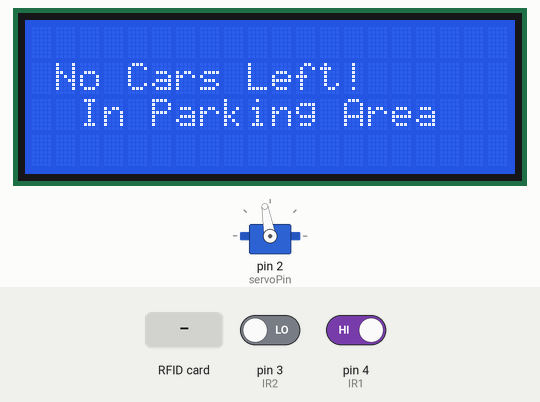
Recording of a sketch running on a simulated Arduino Uno, built with avr-gcc and run on an emulated ATmega328P. Shown: 20×4 character LCD, servo. Inputs (shaded band) come from the test bench; at power-on: pin 4 (IR1) HIGH, pin 3 (IR2) LOW.

Above: at 4.3 s.
4.4 s: pin 4 (IR1) driven LOW
At 7.6 s:
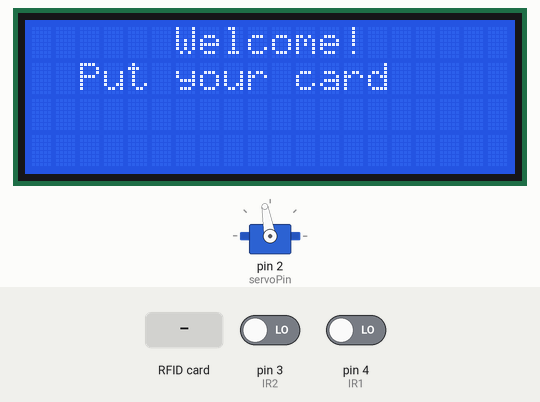
8.7 s: RFID card ED A6 2E 03 held to the reader
At 11.4 s:
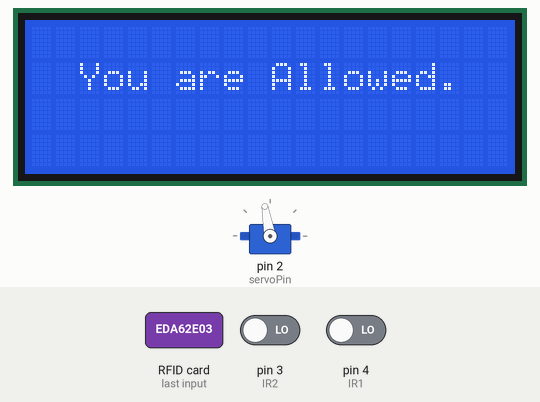
16.5 s: pin 3 (IR2) driven HIGH
At 20.3 s:
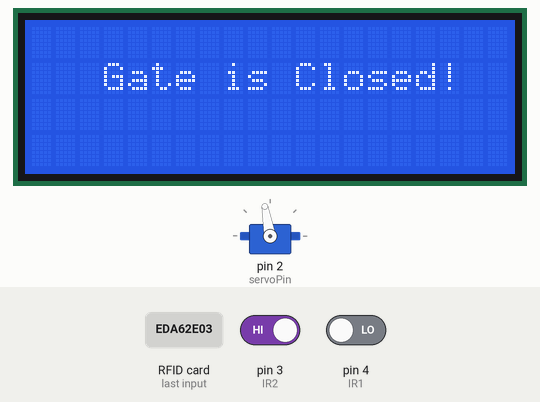
23.1 s: RFID card 5E 7A 19 C4 held to the reader
At 25.6 s:
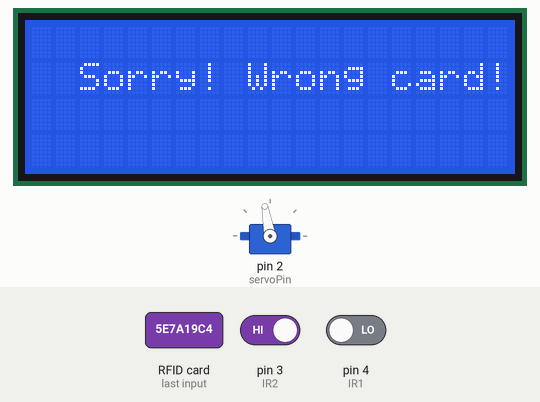
Timing chart, 0 to 27.1 s (numbered marks = the images above; inputs shaded):
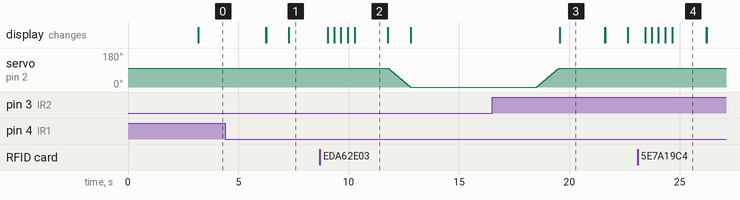

The sketch:

RFID_Car_Parking_System_Main_Code.ino
```cpp
#include <Wire.h> //final
#include <LiquidCrystal_I2C.h>
#include <Servo.h>
#include <SPI.h>
#include <MFRC522.h>

#define SS_PIN 10
#define RST_PIN 9
#define servoPin 2

String UID = "ED A6 2E 03"; // Enter your card or keychain ID

MFRC522 rfid(SS_PIN, RST_PIN);

Servo myservo;

LiquidCrystal_I2C lcd(0x27, 20, 4);

int IR1 = 4; // Entry sensor
int IR2 = 3; // Exit sensor

int Slot = 5; // Total number of parking Slots
const int MaxSlots = 5; // Maximum number of slots

bool carEntering = false; // Track if a car is entering
bool carExiting = false; // Track if a car is exiting

void setup() {
  Serial.begin(9600);
  lcd.init(); // Initialize the LCD
  lcd.backlight(); // Open the backlight
  pinMode(IR1, INPUT);
  pinMode(IR2, INPUT);
  myservo.attach(servoPin);
  myservo.write(100); // Close the gate initially
  lcd.setCursor(0, 1);
  lcd.print("     WELCOME TO    ");
  lcd.setCursor(0, 2);
  lcd.print("   PARKING SYSTEM  ");
  delay(3000);
  lcd.clear();

  SPI.begin();
  rfid.PCD_Init();
}

void loop() {
  // Check if a car is entering (IR1 -> IR2)
  if (digitalRead(IR1) == LOW && !carEntering && !carExiting) {
    carEntering = true;
    lcd.clear();
    lcd.setCursor(0, 1);
    lcd.print("   Car Detected!   ");
    delay(1000);

    if (Slot > 0) {
      int pass = rfunc(); // Scan RFID card
      if (pass == 1) {
        smoothOpenGate(); // Open the gate smoothly
        Slot--; // Decrement available slots
        lcd.clear();
        lcd.setCursor(0, 1);
        lcd.print("   Gate Is Opened!   ");
        delay(2000);

        // Wait for the car to pass through IR2
        while (digitalRead(IR2) == HIGH) {
          delay(100);
        }

        // Wait for the car to completely leave IR2
        while (digitalRead(IR2) == LOW) {
          delay(100);
        }

        delay(2000); // Wait 2 seconds before closing the gate
        smoothCloseGate(); // Close the gate smoothly
        lcd.clear();
        lcd.setCursor(0, 1);
        lcd.print("   Gate is Closed!   ");
        delay(2000);
      }
    } else {
      lcd.clear();
      lcd.setCursor(0, 1);
      lcd.print("    SORRY :(    ");
      lcd.setCursor(0, 2);
      lcd.print("  Parking is Full  ");
      delay(3000);
      lcd.clear();
    }
    carEntering = false;
  }

  // Check if a car is exiting (IR2 -> IR1)
  if (digitalRead(IR2) == LOW && !carExiting && !carEntering) {
    if (Slot == MaxSlots) {
      // If all slots are available, show "No Cars Left!" message
      lcd.clear();
      lcd.setCursor(0, 1);
      lcd.print(" No Cars Left! ");
      lcd.setCursor(0, 2);
      lcd.print("  In Parking Area  ");
      delay(3000);
      lcd.clear();
    } else {
      carExiting = true;
      smoothOpenGate(); // Open the gate smoothly
      if (Slot < MaxSlots) {
        Slot++; // Increment available slots
      }
      lcd.clear();
      lcd.setCursor(0, 1);
      lcd.print("   Car Is Exiting...   ");
      delay(2000);

      // Wait for the car to pass through IR1
      while (digitalRead(IR1) == HIGH) {
        delay(100);
      }

      // Wait for the car to completely leave IR1
      while (digitalRead(IR1) == LOW) {
        delay(100);
      }

      delay(2000); // Wait 2 seconds before closing the gate
      smoothCloseGate(); // Close the gate smoothly
      lcd.clear();
      lcd.setCursor(0, 1);
      lcd.print("   Gate is Closed!   ");
      delay(2000);
      carExiting = false;
    }
  }

  // Display available slots
  lcd.setCursor(0, 0);
  lcd.print("      WELCOME!    ");
  lcd.setCursor(0, 1);
  lcd.print(" Remaining Parking ");
  lcd.setCursor(0, 2);
  lcd.print("   Slot Left: ");
  lcd.print(Slot);
}

// Function to smoothly open the gate
void smoothOpenGate() {
  for (int pos = 100; pos >= 0; pos -= 1) { // Move from 100° to 0°
    myservo.write(pos);
    delay(10); // Adjust delay for smoother/faster motion
  }
}

// Function to smoothly close the gate
void smoothCloseGate() {
  for (int pos = 0; pos <= 100; pos += 1) { // Move from 0° to 100°
    myservo.write(pos);
    delay(10); // Adjust delay for smoother/faster motion
  }
}

int rfunc() {
  lcd.clear();
  lcd.setCursor(4, 0);
  lcd.print("  Welcome!  ");
  lcd.setCursor(1, 1);
  lcd.print(" Put your card ");
  delay(100);

  while (true) {
    if (rfid.PICC_IsNewCardPresent() && rfid.PICC_ReadCardSerial()) {
      break;
    }
    delay(300);
  }

  lcd.clear();
  lcd.setCursor(0, 1);
  lcd.print("  Scanning the Card  ");

  String ID = "";
  for (byte i = 0; i < rfid.uid.size; i++) {
    lcd.print(".");
    ID.concat(String(rfid.uid.uidByte[i] < 0x10 ? " 0" : " "));
    ID.concat(String(rfid.uid.uidByte[i], HEX));
    delay(300);
  }

  ID.toUpperCase();

  if (ID.substring(1) == UID) {
    lcd.clear();
    lcd.setCursor(0, 1);
    lcd.print("  You are Allowed.  ");
    delay(1500);
    lcd.clear();
    return 1;
  } else {
    lcd.clear();
    lcd.setCursor(0, 1);
    lcd.print("  Sorry! Wrong card!  ");
    delay(1500);
    lcd.clear();
    return 0;
  }
}
```

Measured:
- after the input at 4.4 s, the display: first differs from a run without the input after 1.9 s (image 1 shows a later state)
- after the input at 8.7 s, servo on pin 2 (servoPin): moves from 100° to 0° over 0.99 s, starting after 3.1 s; the display: first changes after 0.35 s (image 2 shows a later state)
- after the input at 16.5 s, servo on pin 2 (servoPin): moves from 0° to 100° over 1.0 s, starting after 2.0 s; the display: changes after 3.1 s (image 3)
- after the input at 23.1 s, the display: first changes after 0.34 s (image 4 shows a later state)
- what the display in image 2 shows lasts 1.5 s, from 10.3 s to 11.8 s
- what the display in image 3 shows lasts 2.0 s, from 19.6 s to 21.6 s
